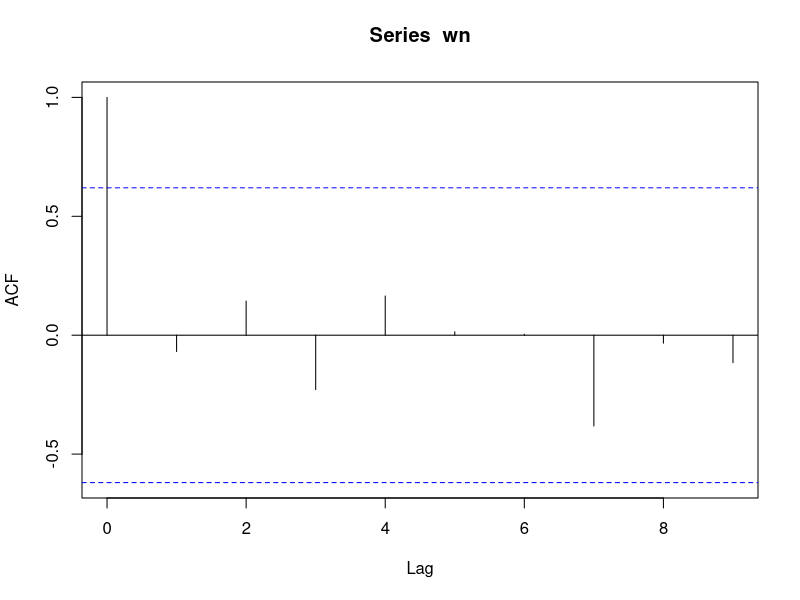
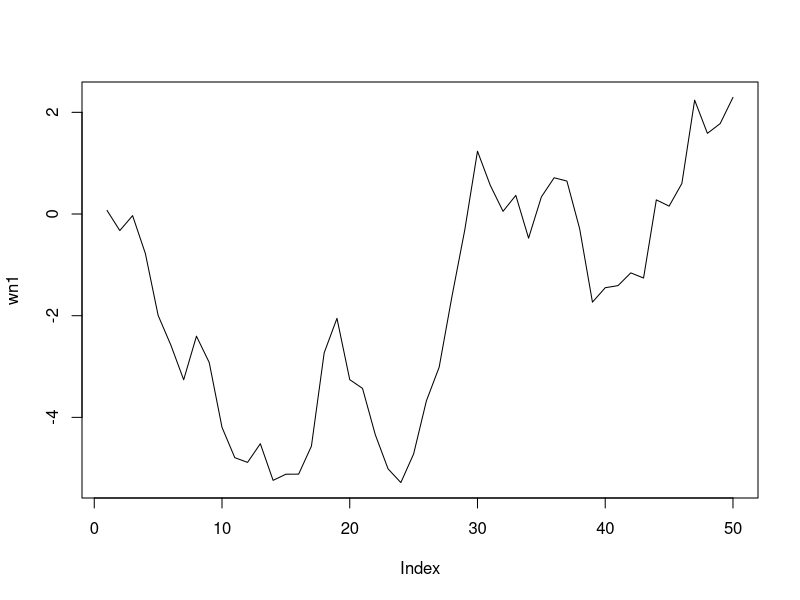
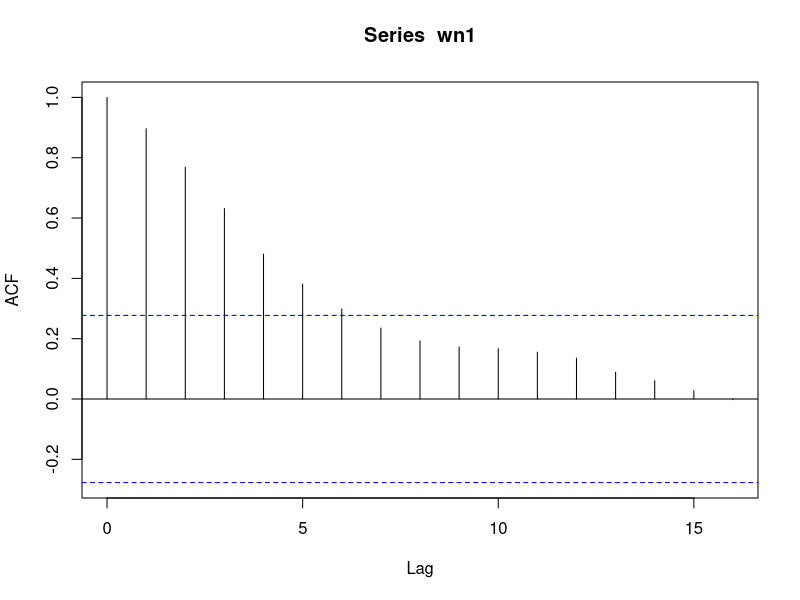

The R script that drew these images, in order:
# Ljung-Box Test

#### white noise test ####
?Box.test

n <- 10
wn <- rnorm(n, 0, 1)

# large p-values => white noise is independently distributed
for (i in 1:10) {
  test <- Box.test(wn, i, type = 'Ljung-Box')
  print(paste0("Lag ", i, ": ", round(test$p.value, 4)))
}

wn_acf <- acf(wn, type = 'correlation')

tau <- 2:5
rho <- wn_acf$acf[2:5] ; rho
rho_test <- ( rho ** 2 ) / ( n - tau ) 

# test statistic is not larger than required chisq quantile => don't reject null hypothesis
n * (n+2) * sum(rho_test) > qchisq(0.95, length(tau))

n * (n+2) * sum(rho_test)
qchisq(0.95, length(tau))


#### random walk test ####

n1 <- 50
t <- 1:n1
wn1 <- cumsum(rnorm(length(t)))
plot(wn1, type = 'l')

# p-value very small => reject null hypothesis => random walk not independently distributed
for (i in 1:10) {
  test <- Box.test(wn1, i, type = 'Ljung-Box')
  print(paste0("Lag ", i, ": ", round(test$p.value, 4)))
}

wn1_acf <- acf(wn1, type = 'correlation')

tau1 <- 2:5
rho1 <- wn1_acf$acf[2:5] ; rho1
rho_test1 <- ( rho1 ** 2 ) / ( n1 - tau1 ) 

# test statistic is larger than required chisq quantile => reject null hypothesis
n1 * (n1+2) * sum(rho_test1) > qchisq(0.95, length(tau1))

n1 * (n1+2) * sum(rho_test1)
qchisq(0.95, length(tau1))
